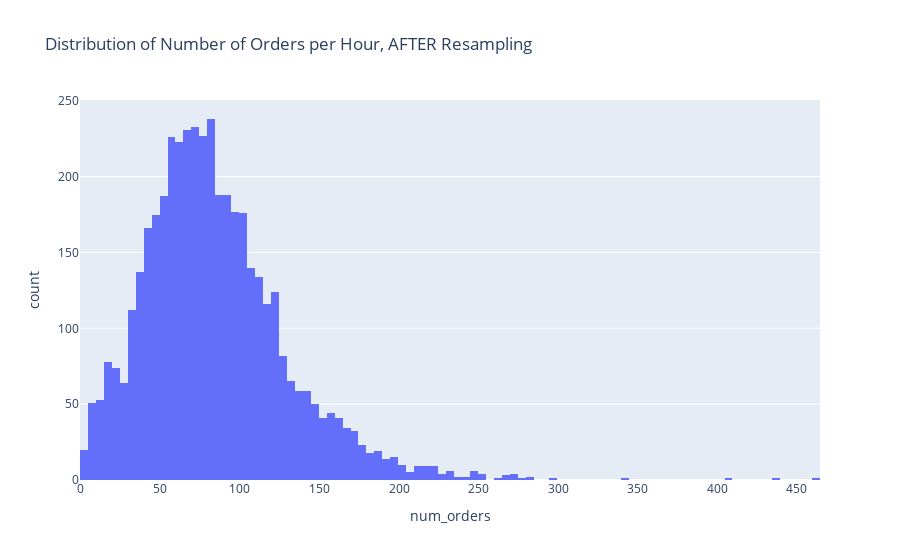

Notebook code for this chart:
### Markdown cell above
<b>Check distribution:</b>

### Code cell
fig = px.histogram(df, x='num_orders', title='Distribution of Number of Orders per Hour, AFTER Resampling')
fig.show()

### Figure 1 — Plotly figure (JSON) as saved in the notebook; plotly's stock layout.template omitted (floating-point values rounded to 4 significant figures; data arrays with more than 128 entries replaced by an {"elided": "..."} marker saying what was removed)
{"data": [{"alignmentgroup": "True", "bingroup": "x", "hovertemplate": "num_orders=%{x}<br>count=%{y}<extra></extra>", "legendgroup": "", "marker": {"color": "#636efa", "pattern": {"shape": ""}}, "name": "", "offsetgroup": "", "orientation": "v", "showlegend": false, "type": "histogram", "x": {"elided": "4416 int values"}, "xaxis": "x", "yaxis": "y"}], "layout": {"autosize": true, "barmode": "relative", "legend": {"tracegroupgap": 0}, "title": {"text": "Distribution of Number of Orders per Hour, AFTER Resampling"}, "xaxis": {"anchor": "y", "autorange": true, "domain": [0, 1], "range": [-0.5, 464.5], "title": {"text": "num_orders"}, "type": "linear"}, "yaxis": {"anchor": "x", "autorange": true, "domain": [0, 1], "range": [0, 250.5], "title": {"text": "count"}}}}
